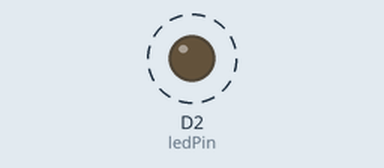
The sketch below on a simulated ESP8266 (NodeMCU). Parts: output pins drawn as LEDs (lit = HIGH). Dashed ring = blinking.

Above: at 0.5 s.
Timing chart, 0 to 4.6 s (numbered marks = the images above):
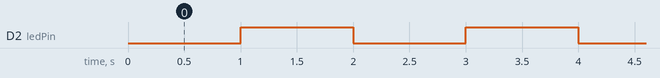

The sketch:

BlinkWithoutDelay_ET_Board.ino
```cpp
/******************************************************************************************
 * FileName     : BlinkWithoutDelay_ET_Board.ino
 * Description  : 지연시간 없이 LED 깜빡이기
 * Hardware     : ETBoard(이티보드, ESP32 등록 공식 Arduino Board)
 * Author       : 한국공학기술연구원(KETRI)
 * Created Date : 2022.04.21
 * Reference    :
 * Modified     : 2022.04.21 : LEH : 헤더 수정, 소스 크린징
******************************************************************************************/

const int ledPin =  D2;                // 빨강 LED : D2

int ledState = LOW;                    // LED상태를 저장하는 ledState변수
unsigned long previousMillis = 0;      // 마지막 LED상태를 저장
const long interval = 1000;            // LED를 깜박이려는 간격 1초

void setup() {
   pinMode(ledPin, OUTPUT);
}

void loop() {
  unsigned long currentMillis = millis();
   // 현재 시간과 마지막으로 깜박인 시간의 차이가 interval 보다 큰 경우
  if(currentMillis - previousMillis >= interval) {
    previousMillis = currentMillis;    // 마지막으로 LED를 깜빡 였을 때 저장

    if(ledState == LOW) {
      ledState = HIGH;                 // LED가 켜짐
    } else{
      ledState = LOW;                  // LED가 꺼짐
    }

    digitalWrite(ledPin, ledState);    // LED를 ledState 변수로 설정
  }
}

//==========================================================================================
//
// (주)한국공학기술연구원 http://et.ketri.re.kr
//
//==========================================================================================
```

Measured:
- by itself, D2 (ledPin): alternates HIGH for 1.0 s and LOW for 1.0 s
